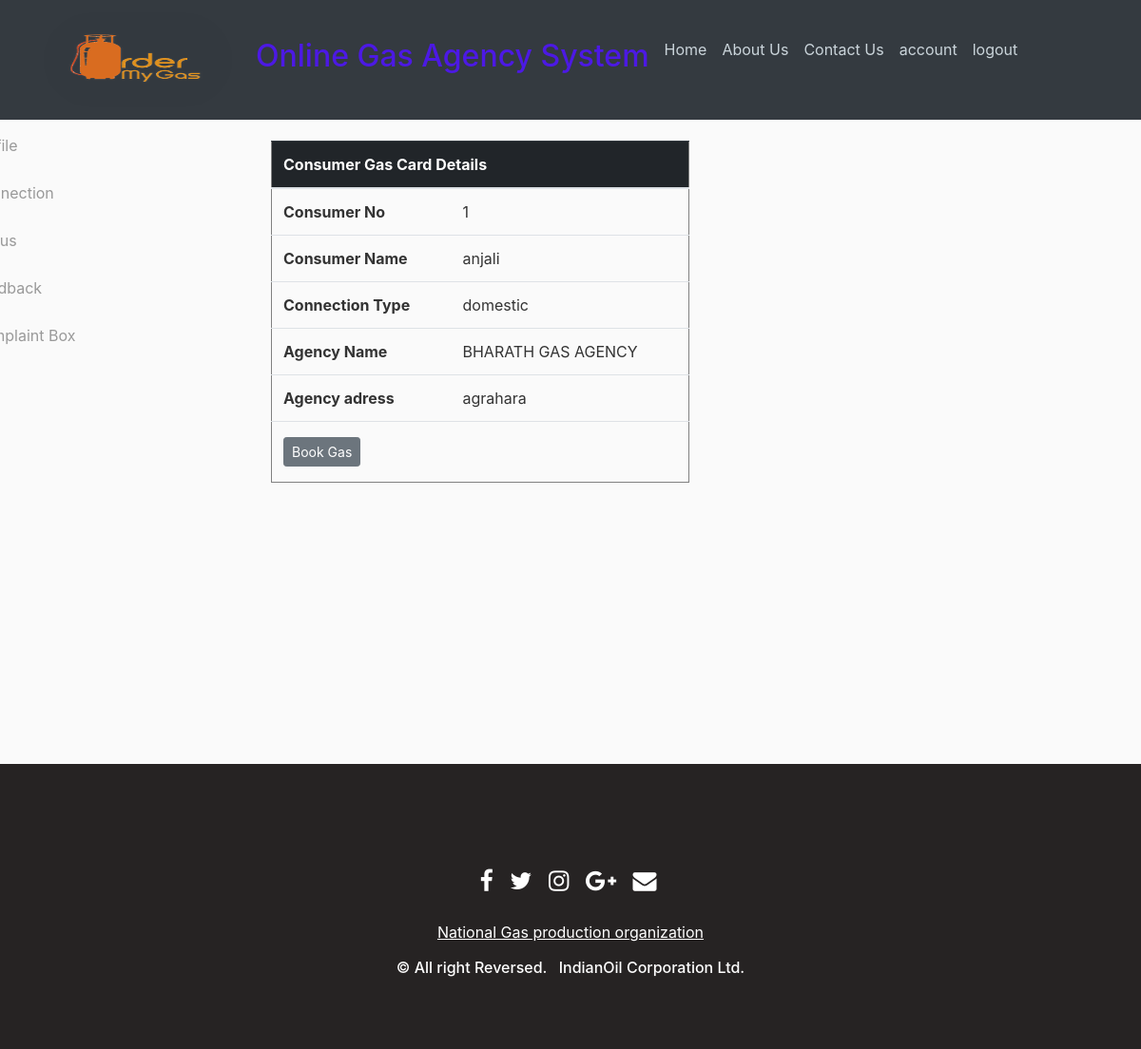
Page /Uconnection (signed in) on the committed database.
### projectmain/dbcode.py (models this page shows, shortened)
class User_reg(db.Model,UserMixin):
    id = db.Column(db.Integer, primary_key=True)
    fname = db.Column(db.String(20),nullable=False)
    lname = db.Column(db.String(20),nullable=False)
    gender = db.Column(db.String(10),nullable=False)
    phone_no = db.Column(db.String(10),nullable=False)
    adress = db.Column(db.String(200),nullable=False)
    sid =db.Column(db.Integer,db.ForeignKey(state.id,ondelete="CASCADE"),nullable=False)
    did = db.Column(db.Integer,db.ForeignKey(district.did,ondelete="CASCADE"),nullable=False)
    cid = db.Column(db.Integer,db.ForeignKey(city.cid,ondelete="CASCADE"),nullable=False)
    aid = db.Column(db.Integer,db.ForeignKey(agent.aid,ondelete="CASCADE"),nullable=False)
    ctid = db.Column(db.Integer,db.ForeignKey(connection_type.ctid,ondelete="CASCADE"),nullable=False)
    username = db.Column(db.String(20), unique=True, nullable=False)
    email = db.Column(db.String(120), unique=True, nullable=False)
    image_file = db.Column(db.String(20), nullable=False, default='default.jpg')
    password = db.Column(db.String(60), nullable=False)
    fbck = db.relationship('feedback',cascade='all,delete',backref='User_reg')
    rol = db.relationship('roles',cascade='all,delete',backref='User_reg')

class connection_type(db.Model):
    ctid = db.Column(db.Integer,primary_key=True)
    cname = db.Column(db.String(15),nullable=False)
    refill_charge = db.Column(db.Integer,nullable=False)
    new_connection_price = db.Column(db.Integer,nullable=False)

class agent(db.Model):
    aid = db.Column(db.Integer, primary_key=True)
    fname = db.Column(db.String(20),nullable=False)
    lname = db.Column(db.String(20),nullable=False)
    gender = db.Column(db.String(10),nullable=False)
    phone_no = db.Column(db.String(10),nullable=False)
    adress = db.Column(db.String(200),nullable=False)
    sid =db.Column(db.Integer,db.ForeignKey(state.id,ondelete="CASCADE"),nullable=False)
    did = db.Column(db.Integer,db.ForeignKey(district.did,ondelete="CASCADE"),nullable=False)
    cid = db.Column(db.Integer,db.ForeignKey(city.cid,ondelete="CASCADE"),nullable=False)
    agency_name = db.Column(db.String(40),unique=True,nullable=False)
    username = db.Column(db.String(20), unique=True, nullable=False)
    email = db.Column(db.String(120), unique=True, nullable=False)
    image_file = db.Column(db.String(20), nullable=False, default='default.jpg')
    password = db.Column(db.String(60), nullable=False)
    ctype = db.relationship('connection_type', secondary=ctype,backref=db.backref('agents', lazy='dynamic'))
    cyli = db.relationship('cylinders',cascade='all,delete',backref='agent')
    book = db.relationship('booking',cascade='all,delete',backref='agent')
    rol = db.relationship('roles',cascade='all,delete',backref='agent')
    fbck = db.relationship('feedback',cascade='all,delete',backref='agent')

### projectmain/consumer/routs.py (the view)
@Consumer.route("/Uconnection",methods=['GET', 'POST'])
@login_required
def Uconnection():
    if current_user.is_authenticated and current_user.role=='consumer':
        pass
    else:
        abort(403)
    user = User_reg.query.filter_by(id=current_user.uid).first()
    ctype = connection_type.query.filter_by(ctid=user.ctid).first()
    agents = agent.query.filter_by(aid=user.aid).first()
    return render_template('Uconnection.html',title='connection details',user=user,
                            ctype=ctype,agents=agents)

### projectmain/dbcode.py (called while the page is built)
@login_manager.user_loader
def load_user(id):
    return roles.query.get(int(id))

### projectmain/templates/Uconnection.html
{% extends 'user_account.html' %}
{% block user_ac %}
 <table class="table" frame='box' style="margin-right:300px;margin-left:-30px">
  <thead class="table-dark">
    <tr>
      <th scope="col" colspan="2">Consumer Gas Card Details</th>
    </tr>
  </thead>
  <tbody>
    <tr>
      <th scope="row">Consumer No</th>
      <td>{{ user.id }}</td>
    </tr>
    <tr>
      <th scope="row">Consumer Name</th>
      <td>{{ user.fname }}</td>
    </tr>
    <tr>
      <th scope="row">Connection Type</th>
      <td>{{ ctype.cname }}</td>
    </tr>
    <tr>
      <th scope="row">Agency Name</th>
      <td>{{ agents.agency_name }}</td>
    </tr>
    <tr>
      <th scope="row">Agency adress</th>
      <td>{{ agents.adress }}</td>
    </tr>
    <tr>
      <td scope="row" colspan="2">
        <a class="btn btn-secondary btn-sm mt-1 mb-1" href="{{ url_for('Consumer.Booking',uid=user.id,aid=agents.aid) }}">Book Gas</a>
      </td>
    </tr>
  </tbody>
</table>
{% endblock user_ac %}

### projectmain/static/main.css (style rules this page uses)
body { background: #fafafa; color: #333333; margin-top: 5rem; }

### rows in the picture
User_reg: id "1", fname "anjali"
connection_type: cname "domestic"
agent: agency_name "BHARATH GAS AGENCY", adress "agrahara"
